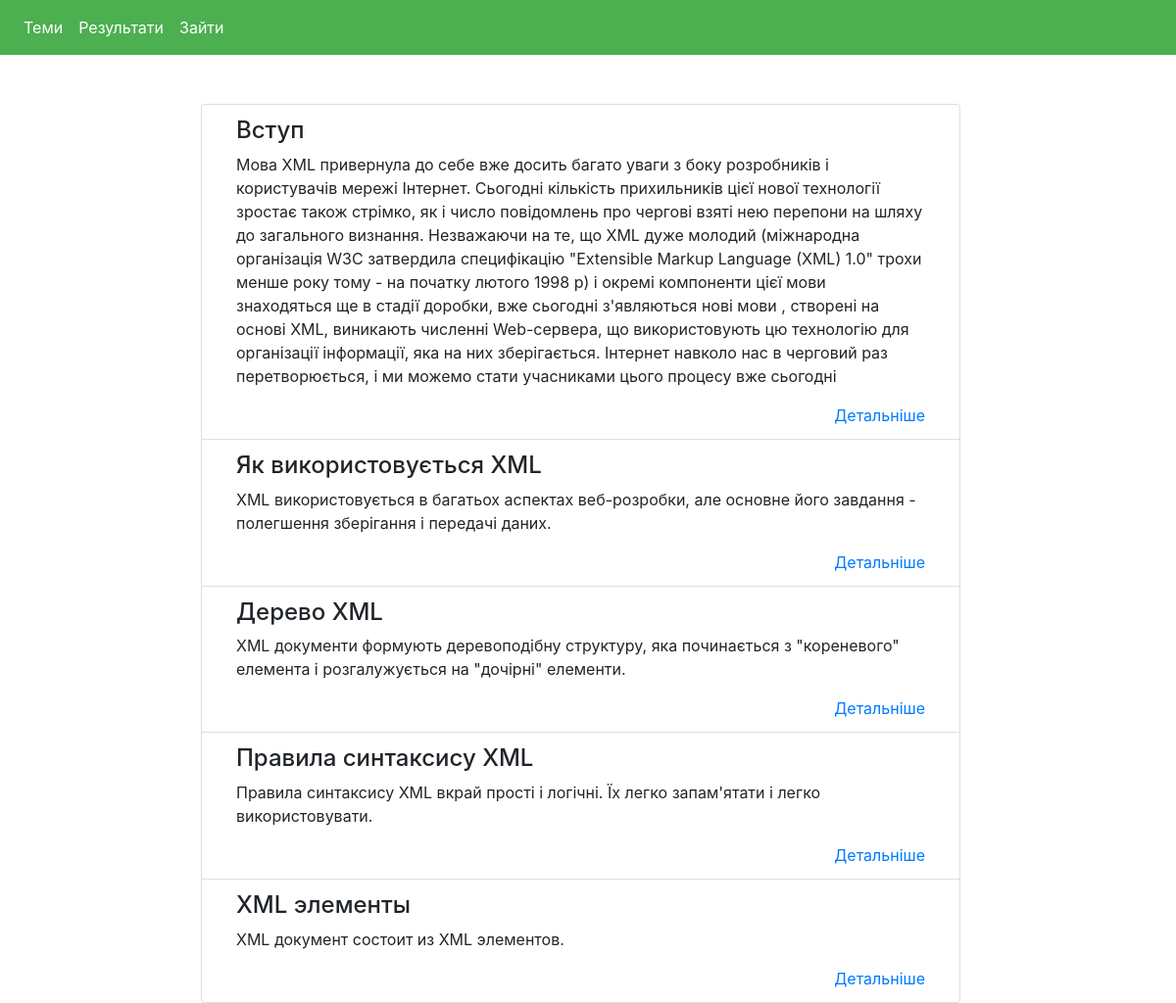
/education/themes/, run on the app's committed database.
### education/models.py (models this page shows, shortened)
class Theme(models.Model):
    title = models.CharField(max_length=255)
    description = models.TextField()

### education/views.py (the view)
class ThemeListView(View):
    def get(self, request):
        themes = Theme.objects.all()
        return render(request, 'education/list.html', {'themes': themes})

### education/templates/education/list.html
{% extends "education/base.html" %}
{% block content %}
    <div class='row'>
        <div class='col-sm-8 offset-sm-2 top-margin list-group'>
            {% for theme in themes %}
                <div class='row list-group-item'>
                    <div class='col-sm-12'>
                        <div class='row'>
                            <div class='col-sm-12'>
                                <h4>{{ theme.title }}</h4>
                            </div>
                        </div>
                        <div class='row'>
                            <div class='col-sm-12'>
                                <p>{{ theme.description }}</p>
                            </div>
                        </div>
                        <div class='row'>
                            <div class='col-sm-12 text-right green-color' >
                                <a href='{{ theme.pk }}'>Детальніше</a>
                            </div>
                        </div>
                    </div>
                </div>
            {% endfor %}
        </div>
    </div>
{% endblock %}

### education/static/education/style.css (style rules this page uses)
.top-margin { margin-top: 50px; }
.green-color { color: #4CAF50; }

### data on the page
Theme: title "Вступ", description "Мова XML привернула до себе вже досить багато уваги з боку розробників і користувачів мережі Інтернет. Сьогодні кількість прихильників цієї нової технології зростає також стрімко, як і число повідомлень про чергові взяті нею перепони на шляху до загального визнання. Незважаючи на те, що XML дуже молодий (міжнародна організація W3C затвердила специфікацію \"Extensible Markup Language (XML) 1.0\" трохи менше року тому - на початку лютого 1998 р) і окремі компоненти цієї мови знаходяться ще в стадії доробки, вже сьогодні з'являються нові мови , створені на основі XML, виникають численні Web-сервера, що використовують цю технологію для організації інформації, яка на них зберігається. Інтернет…"
Theme: title "Як використовується XML", description "XML використовується в багатьох аспектах веб-розробки, але основне його завдання - полегшення зберігання і передачі даних."
Theme: title "Дерево XML", description "XML документи формують деревоподібну структуру, яка починається з \"кореневого\" елемента і розгалужується на \"дочірні\" елементи."
Theme: title "Правила синтаксису XML", description "Правила синтаксису XML вкрай прості і логічні. Їх легко запам'ятати і легко використовувати."
Theme: title "XML элементы", description "XML документ состоит из XML элементов."
